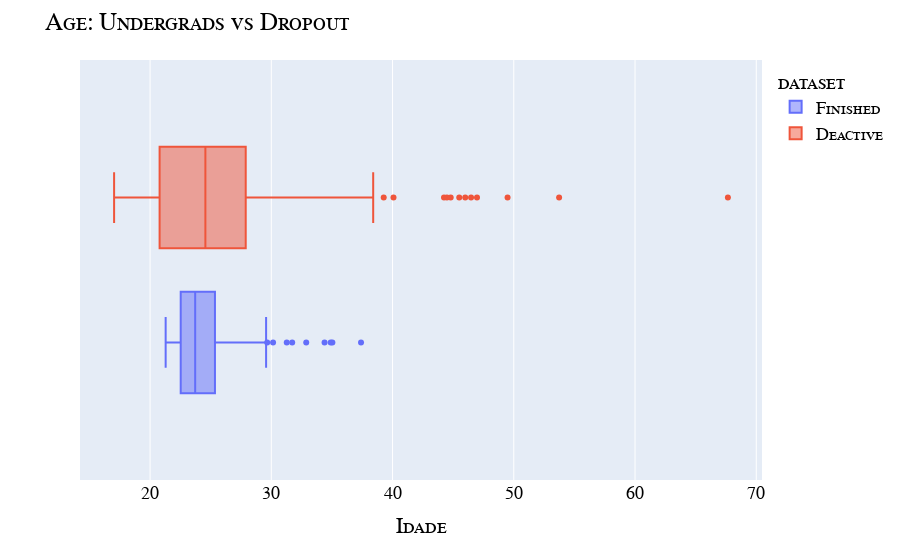
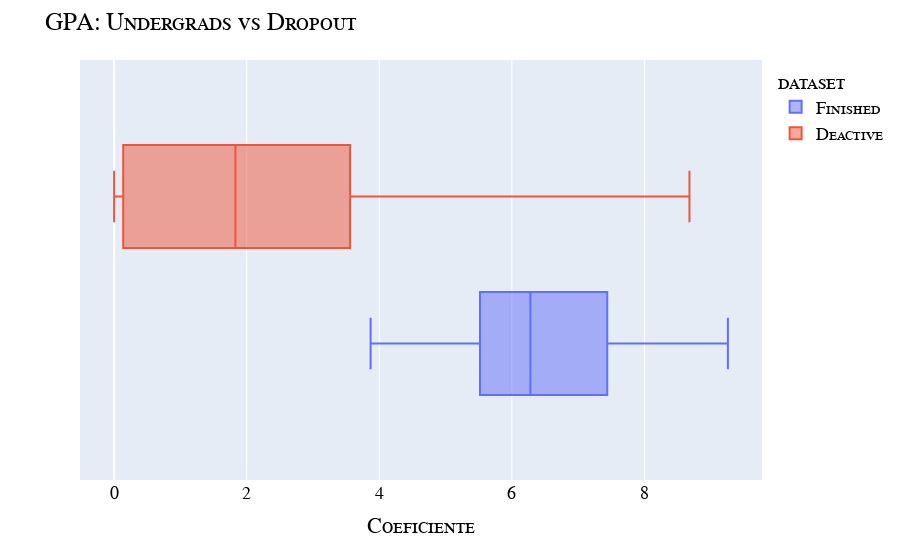
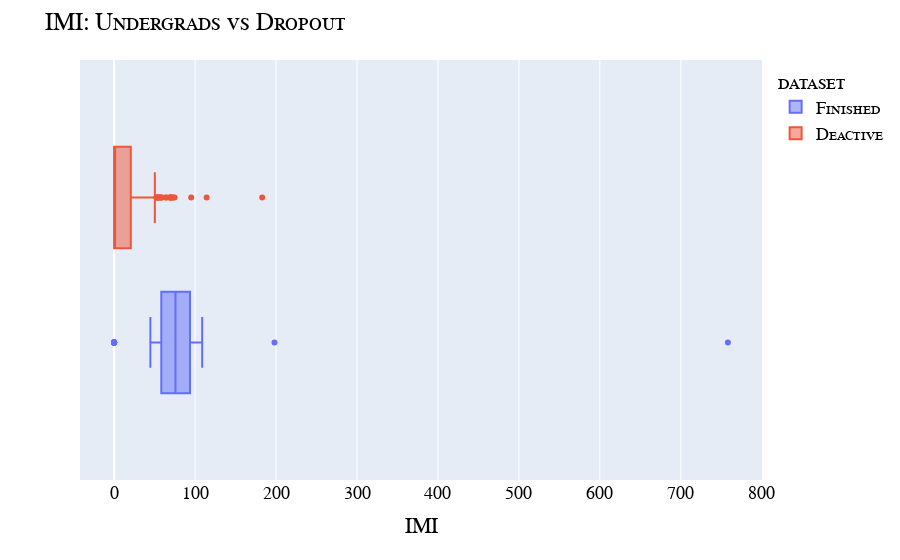

Notebook code for these charts, in order:
### Markdown cell above
## Finished vs Dropout

### Code cell
x = pd.concat([
        finished.assign(dataset="Finished"),
        dropout.assign(dataset="Deactive")])

px.box(x, x='Idade', color='dataset').update_layout(title={"text": "Age: Undergrads vs Dropout"}, font=my_font).show()
px.box(x, x='Coeficiente', color='dataset').update_layout(title={"text": "GPA: Undergrads vs Dropout"}, font=my_font).show()
px.box(x, x='IMI', color='dataset' ).update_layout(title={"text": "IMI: Undergrads vs Dropout"}, font=my_font).show()

### Figure 1 — Plotly figure (JSON) as saved in the notebook; plotly's stock layout.template omitted (floating-point values rounded to 4 significant figures; data arrays with more than 128 entries replaced by an {"elided": "..."} marker saying what was removed)
{"data": [{"alignmentgroup": "True", "hovertemplate": "dataset=Finished<br>Idade=%{x}<extra></extra>", "legendgroup": "Finished", "marker": {"color": "#636efa"}, "name": "Finished", "notched": false, "offsetgroup": "Finished", "orientation": "h", "showlegend": true, "type": "box", "x": [35.04, 21.83, 23.72, 24.04, 24.9, 22.47, 24.56, 22.8, 24.26, 21.3, 22.93, 34.39, 24.66, 23.36, 24.07, 24.21, 27.89, 23.43, 25.65, 22.3, 24.16, 22.74, 21.43, 30.15, 28.48, 21.82, 23.08, 24.28, 22.67, 24.09, 23.02, 29.41, 26.96, 21.57, 31.72, 21.76, 22.7, 23.76, 24.0, 23.35, 23.67, 24.39, 24.39, 22.35, 25.58, 23.14, 23.24, 24.4, 23.93, 24.97, 25.05, 28.89, 34.9, 22.08, 23.75, 26.65, 22.74, 26.59, 21.58, 24.45, 26.11, 24.13, NaN, 24.24, 22.67, 32.88, NaN, 21.81, 31.27, 22.78, 29.57, 21.62, 23.82, 22.55, 22.42, 22.48, 21.31, 37.4, 23.35, 22.54, 23.56, 22.44, 26.01, 27.28, 21.28, NaN, 23.1, 22.21, 29.66, 22.41, 23.5, 24.85, NaN, 24.16, 22.3, 24.39, 25.45, 23.63, 26.14, 21.9, 26.04, 22.66, 22.45, 25.89, 23.53, 22.18, 21.9, 28.47, 23.41, 22.11, 22.52], "x0": " ", "xaxis": "x", "y0": " ", "yaxis": "y"}, {"alignmentgroup": "True", "hovertemplate": "dataset=Deactive<br>Idade=%{x}<extra></extra>", "legendgroup": "Deactive", "marker": {"color": "#EF553B"}, "name": "Deactive", "notched": false, "offsetgroup": "Deactive", "orientation": "h", "showlegend": true, "type": "box", "x": {"elided": "387 float values"}, "x0": " ", "xaxis": "x", "y0": " ", "yaxis": "y"}], "layout": {"boxmode": "group", "font": {"color": "Black", "family": "Courier New, monospace", "size": 18, "variant": "small-caps"}, "legend": {"title": {"text": "dataset"}, "tracegroupgap": 0}, "margin": {"t": 60}, "title": {"text": "Age: Undergrads vs Dropout"}, "xaxis": {"anchor": "y", "domain": [0, 1], "title": {"text": "Idade"}}, "yaxis": {"anchor": "x", "domain": [0, 1]}}}

### Figure 2 — Plotly figure (JSON) as saved in the notebook; plotly's stock layout.template omitted (floating-point values rounded to 4 significant figures; data arrays with more than 128 entries replaced by an {"elided": "..."} marker saying what was removed)
{"data": [{"alignmentgroup": "True", "hovertemplate": "dataset=Finished<br>Coeficiente=%{x}<extra></extra>", "legendgroup": "Finished", "marker": {"color": "#636efa"}, "name": "Finished", "notched": false, "offsetgroup": "Finished", "orientation": "h", "showlegend": true, "type": "box", "x": [6.95, 4.47, 4.76, 5.58, 6.32, 6.42, 5.7, 5.15, 5.68, 6.96, 5.61, 5.68, 5.11, 7.7, 6.06, 8.02, 5.52, 7.44, 5.59, 5.7, 6.85, 7.53, 7.84, 5.3, 6.09, 6.99, 5.59, 7.09, 6.77, 6.31, 8.84, 4.8, 5.24, 7.21, 4.73, 6.42, 6.28, 5.48, 5.12, 5.09, 6.89, 5.92, 6.6, 7.52, 5.68, 7.05, 7.66, 8.21, 4.81, 7.06, 6.17, 5.34, 5.68, 9.26, 6.22, 4.56, 7.91, 7.44, 8.05, 5.03, 7.44, 7.2, 8.01, 4.43, 6.19, 5.1, 6.34, 6.79, 6.67, 7.51, 3.87, 7.45, 6.44, 8.38, 5.52, 8.71, 7.51, 6.07, 8.02, 8.07, 5.84, 5.68, 4.99, 5.48, 7.21, 7.89, 5.17, 7.93, 5.42, 7.2, 5.22, 4.42, 7.59, 6.96, 8.83, 4.15, 5.35, 7.61, 5.93, 6.29, 6.11, 6.09, 5.85, 5.84, 5.96, 6.95, 6.2, 5.05, 6.74, 8.01, 8.1], "x0": " ", "xaxis": "x", "y0": " ", "yaxis": "y"}, {"alignmentgroup": "True", "hovertemplate": "dataset=Deactive<br>Coeficiente=%{x}<extra></extra>", "legendgroup": "Deactive", "marker": {"color": "#EF553B"}, "name": "Deactive", "notched": false, "offsetgroup": "Deactive", "orientation": "h", "showlegend": true, "type": "box", "x": {"elided": "387 float values"}, "x0": " ", "xaxis": "x", "y0": " ", "yaxis": "y"}], "layout": {"boxmode": "group", "font": {"color": "Black", "family": "Courier New, monospace", "size": 18, "variant": "small-caps"}, "legend": {"title": {"text": "dataset"}, "tracegroupgap": 0}, "margin": {"t": 60}, "title": {"text": "GPA: Undergrads vs Dropout"}, "xaxis": {"anchor": "y", "domain": [0, 1], "title": {"text": "Coeficiente"}}, "yaxis": {"anchor": "x", "domain": [0, 1]}}}

### Figure 3 — Plotly figure (JSON) as saved in the notebook; plotly's stock layout.template omitted (floating-point values rounded to 4 significant figures; data arrays with more than 128 entries replaced by an {"elided": "..."} marker saying what was removed)
{"data": [{"alignmentgroup": "True", "hovertemplate": "dataset=Finished<br>IMI=%{x}<extra></extra>", "legendgroup": "Finished", "marker": {"color": "#636efa"}, "name": "Finished", "notched": false, "offsetgroup": "Finished", "orientation": "h", "showlegend": true, "type": "box", "x": [68.6, 0.0, 68.9, 0.0, 59.5, 77.3, 68.9, 77.3, 58.3, 84.2, 75.8, 80.4, 58.3, 80.8, 70.3, 89.7, 53.8, 94.8, 64.4, 84.2, 85.9, 94.8, 0.0, 84.2, 79.2, 0.0, 68.9, 68.9, 75.8, 69.3, 94.8, 68.9, 77.3, 99.0, 68.9, 94.8, 75.8, 0.0, 75.8, 58.6, 63.2, 68.9, 68.9, 94.8, 58.3, 0.0, 75.8, 85.9, 63.2, 77.7, 67.3, 0.0, 54.1, 90.6, 79.2, 54.1, 108.8, 84.7, 96.7, 0.0, 99.0, 0.0, 0.0, 54.1, 68.9, 59.8, 0.0, 94.8, 75.8, 94.8, 44.8, 94.8, 70.6, 95.2, 84.2, 108.3, 94.8, 198.1, 79.2, 94.8, 108.3, 0.0, 0.0, 56.6, 96.7, 0.0, 68.9, 96.7, 89.7, 99.0, 0.0, 54.1, 96.7, 94.8, 0.0, 58.3, 68.9, 89.3, 758.1, 94.8, 0.0, 0.0, 84.2, 63.2, 75.8, 94.8, 84.2, 51.8, 77.3, 94.8, 95.2], "x0": " ", "xaxis": "x", "y0": " ", "yaxis": "y"}, {"alignmentgroup": "True", "hovertemplate": "dataset=Deactive<br>IMI=%{x}<extra></extra>", "legendgroup": "Deactive", "marker": {"color": "#EF553B"}, "name": "Deactive", "notched": false, "offsetgroup": "Deactive", "orientation": "h", "showlegend": true, "type": "box", "x": {"elided": "387 float values"}, "x0": " ", "xaxis": "x", "y0": " ", "yaxis": "y"}], "layout": {"boxmode": "group", "font": {"color": "Black", "family": "Courier New, monospace", "size": 18, "variant": "small-caps"}, "legend": {"title": {"text": "dataset"}, "tracegroupgap": 0}, "margin": {"t": 60}, "title": {"text": "IMI: Undergrads vs Dropout"}, "xaxis": {"anchor": "y", "domain": [0, 1], "title": {"text": "IMI"}}, "yaxis": {"anchor": "x", "domain": [0, 1]}}}
